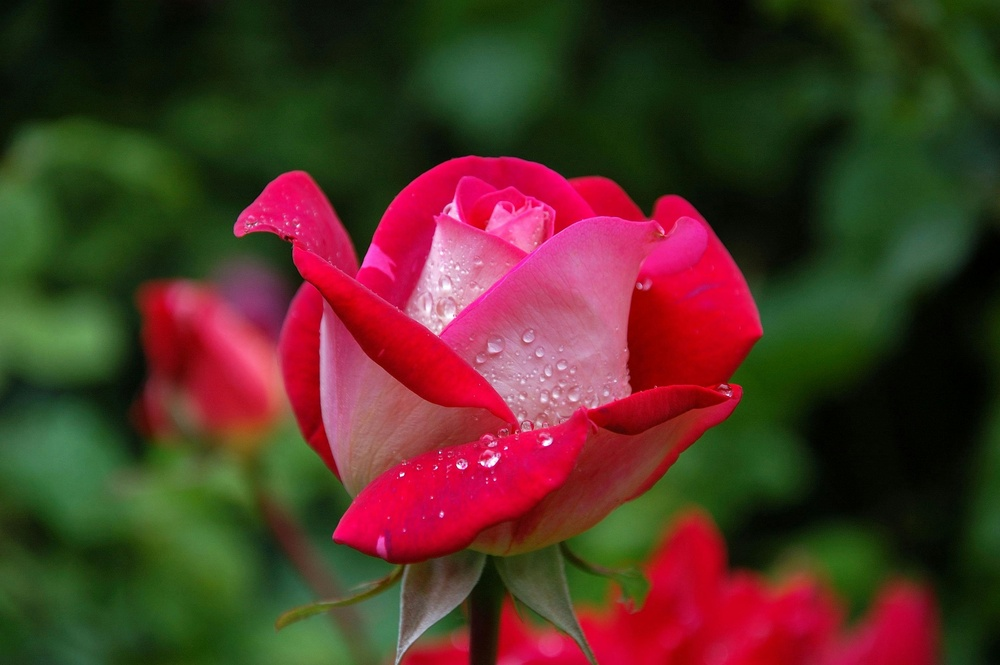
#> input picture flower.jpg, 1000 x 665 px, shrunk from 3008 x 2000 before the run, found by its file name
$ python untitled8.py
#> lines starting #> are read from the running program, lines starting #| are printed output that depends on the picture; after the words box and inside, x2 and y2 are one past the last pixel; in counts of white or black regions, pixels touching at a corner belong together
# -*- coding: utf-8 -*-
"""Untitled8.ipynb

Automatically generated by Colab.

Original file is located at
    https://colab.research.google.com/drive/1JqMyg6WmGarxsKsoRuTUK7OL9nSa5MNg
"""

import cv2
import matplotlib.pyplot as plt

from google.colab import drive
drive.mount('/content/drive')

from google.colab.patches import cv2_imshow

img = cv2.imread("/content/drive/MyDrive/flower.jpg")
#> img is the input picture: shape (665, 1000, 3); mean B, G, R 38.3, 51.3, 81.6
cv2_imshow(img)

plt.imshow(cv2.cvtColor(img, cv2.COLOR_BGR2RGB))


plt.show()

gray = cv2.cvtColor(img, cv2.COLOR_BGR2GRAY)
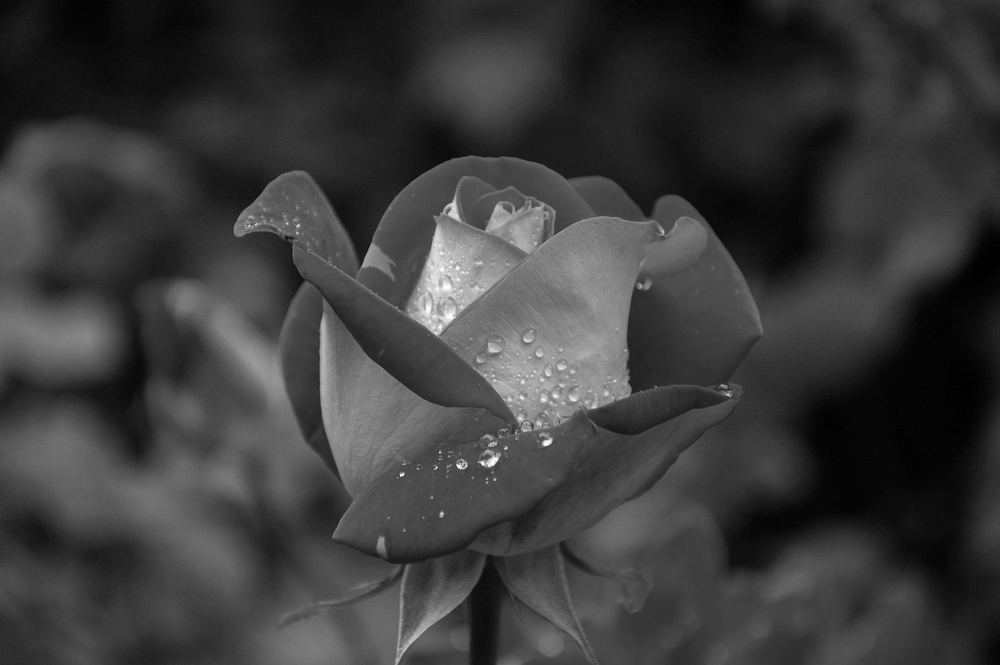
#> gray: shape (665, 1000); min 0, max 255, mean 58.9

# Display using matplotlib with grayscale colormap
plt.imshow(gray, cmap='gray')
plt.axis('off')  # optional, hides axis
plt.show()

_, binary = cv2.threshold(gray, 127, 255, cv2.THRESH_BINARY)
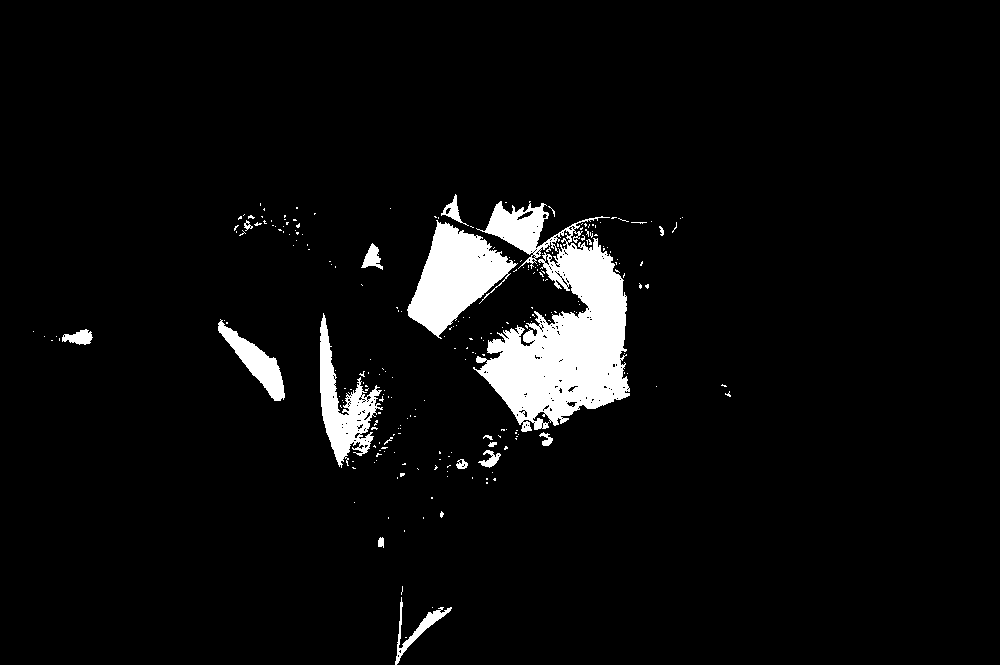
#> binary: shape (665, 1000); 5% white; 245 white regions (227 under 20 px), largest, box (x1, y1, x2, y2) and area: (473, 201, 630, 432) 18320, (407, 220, 518, 339) 6464, (320, 313, 383, 468) 3510
plt.imshow(binary, cmap="gray")
plt.title("Binary Image")
plt.axis("off")
plt.show()

plt.figure(figsize=(10,4))
plt.subplot(1,3,1)
plt.imshow(cv2.cvtColor(img, cv2.COLOR_BGR2RGB))
plt.title("RGB Image")
plt.axis("off")

plt.subplot(1,3,2)
plt.imshow(gray, cmap="gray")
plt.title("Grayscale")
plt.axis("off")

plt.subplot(1,3,3)
plt.imshow(binary, cmap="gray")
plt.title("Binary")
plt.axis("off")

plt.show()
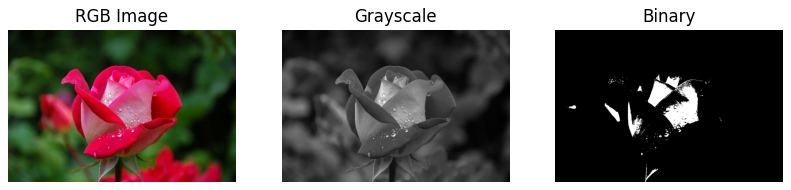
#> figure drawn by matplotlib, 3 panels
